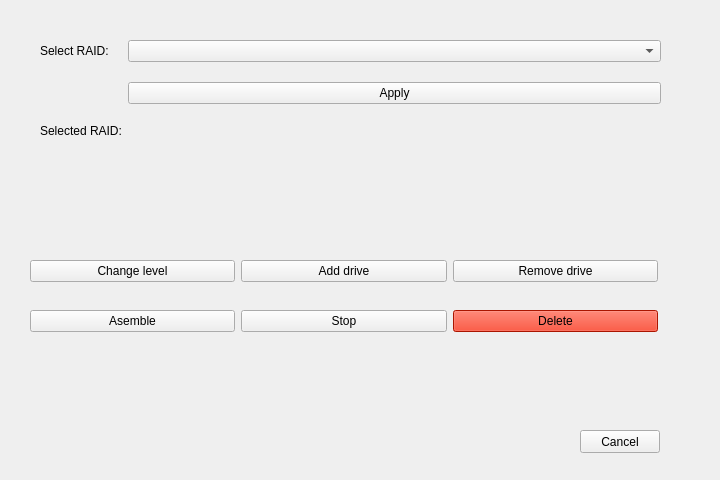
<?xml version="1.0" encoding="UTF-8"?>
<ui version="4.0">
 <class>Edit</class>
 <widget class="QWidget" name="Edit">
  <property name="enabled">
   <bool>true</bool>
  </property>
  <property name="geometry">
   <rect>
    <x>0</x>
    <y>0</y>
    <width>720</width>
    <height>480</height>
   </rect>
  </property>
  <property name="focusPolicy">
   <enum>Qt::FocusPolicy::NoFocus</enum>
  </property>
  <property name="windowTitle">
   <string>Edit a RAID</string>
  </property>
  <property name="locale">
   <locale language="English" country="UnitedStates"/>
  </property>
  <widget class="QWidget" name="formLayoutWidget">
   <property name="geometry">
    <rect>
     <x>40</x>
     <y>40</y>
     <width>621</width>
     <height>151</height>
    </rect>
   </property>
   <layout class="QFormLayout" name="raid_selector">
    <property name="sizeConstraint">
     <enum>QLayout::SizeConstraint::SetDefaultConstraint</enum>
    </property>
    <property name="horizontalSpacing">
     <number>6</number>
    </property>
    <property name="verticalSpacing">
     <number>20</number>
    </property>
    <property name="leftMargin">
     <number>0</number>
    </property>
    <item row="0" column="0">
     <widget class="QLabel" name="select_raid_label">
      <property name="text">
       <string>Select RAID:</string>
      </property>
     </widget>
    </item>
    <item row="0" column="1">
     <widget class="QComboBox" name="select_raid"/>
    </item>
    <item row="1" column="1">
     <widget class="QPushButton" name="apply_button">
      <property name="text">
       <string>Apply</string>
      </property>
     </widget>
    </item>
    <item row="2" column="0">
     <widget class="QLabel" name="selected_raid_label">
      <property name="text">
       <string>Selected RAID:</string>
      </property>
     </widget>
    </item>
    <item row="2" column="1">
     <widget class="QLabel" name="selected_raid">
      <property name="text">
       <string/>
      </property>
     </widget>
    </item>
   </layout>
  </widget>
  <widget class="QWidget" name="row_1" native="true">
   <property name="geometry">
    <rect>
     <x>30</x>
     <y>250</y>
     <width>628</width>
     <height>43</height>
    </rect>
   </property>
   <layout class="QHBoxLayout" name="horizontalLayout">
    <item>
     <widget class="QPushButton" name="change_level_button">
      <property name="text">
       <string>Change level</string>
      </property>
     </widget>
    </item>
    <item>
     <widget class="QPushButton" name="add_drive_button">
      <property name="text">
       <string>Add drive</string>
      </property>
     </widget>
    </item>
    <item>
     <widget class="QPushButton" name="remove_drive_button">
      <property name="text">
       <string>Remove drive</string>
      </property>
     </widget>
    </item>
   </layout>
  </widget>
  <widget class="QWidget" name="row_2" native="true">
   <property name="geometry">
    <rect>
     <x>30</x>
     <y>300</y>
     <width>628</width>
     <height>43</height>
    </rect>
   </property>
   <layout class="QHBoxLayout" name="horizontalLayout_2">
    <item>
     <widget class="QPushButton" name="assemble_button">
      <property name="text">
       <string>Asemble</string>
      </property>
     </widget>
    </item>
    <item>
     <widget class="QPushButton" name="stop_button">
      <property name="text">
       <string>Stop</string>
      </property>
     </widget>
    </item>
    <item>
     <widget class="QPushButton" name="delete_button">
      <property name="palette">
       <palette>
        <active>
         <colorrole role="WindowText">
          <brush brushstyle="SolidPattern">
           <color alpha="255">
            <red>0</red>
            <green>0</green>
            <blue>0</blue>
           </color>
          </brush>
         </colorrole>
         <colorrole role="Button">
          <brush brushstyle="SolidPattern">
           <color alpha="255">
            <red>238</red>
            <green>29</green>
            <blue>0</blue>
           </color>
          </brush>
         </colorrole>
         <colorrole role="Light">
          <brush brushstyle="SolidPattern">
           <color alpha="255">
            <red>255</red>
            <green>121</green>
            <blue>102</blue>
           </color>
          </brush>
         </colorrole>
         <colorrole role="Midlight">
          <brush brushstyle="SolidPattern">
           <color alpha="255">
            <red>246</red>
            <green>75</green>
            <blue>51</blue>
           </color>
          </brush>
         </colorrole>
         <colorrole role="Dark">
          <brush brushstyle="SolidPattern">
           <color alpha="255">
            <red>119</red>
            <green>14</green>
            <blue>0</blue>
           </color>
          </brush>
         </colorrole>
         <colorrole role="Mid">
          <brush brushstyle="SolidPattern">
           <color alpha="255">
            <red>159</red>
            <green>19</green>
            <blue>0</blue>
           </color>
          </brush>
         </colorrole>
         <colorrole role="Text">
          <brush brushstyle="SolidPattern">
           <color alpha="255">
            <red>0</red>
            <green>0</green>
            <blue>0</blue>
           </color>
          </brush>
         </colorrole>
         <colorrole role="BrightText">
          <brush brushstyle="SolidPattern">
           <color alpha="255">
            <red>255</red>
            <green>255</green>
            <blue>255</blue>
           </color>
          </brush>
         </colorrole>
         <colorrole role="ButtonText">
          <brush brushstyle="SolidPattern">
           <color alpha="255">
            <red>0</red>
            <green>0</green>
            <blue>0</blue>
           </color>
          </brush>
         </colorrole>
         <colorrole role="Base">
          <brush brushstyle="SolidPattern">
           <color alpha="255">
            <red>255</red>
            <green>255</green>
            <blue>255</blue>
           </color>
          </brush>
         </colorrole>
         <colorrole role="Window">
          <brush brushstyle="SolidPattern">
           <color alpha="255">
            <red>238</red>
            <green>29</green>
            <blue>0</blue>
           </color>
          </brush>
         </colorrole>
         <colorrole role="Shadow">
          <brush brushstyle="SolidPattern">
           <color alpha="255">
            <red>0</red>
            <green>0</green>
            <blue>0</blue>
           </color>
          </brush>
         </colorrole>
         <colorrole role="AlternateBase">
          <brush brushstyle="SolidPattern">
           <color alpha="255">
            <red>246</red>
            <green>142</green>
            <blue>127</blue>
           </color>
          </brush>
         </colorrole>
         <colorrole role="ToolTipBase">
          <brush brushstyle="SolidPattern">
           <color alpha="255">
            <red>255</red>
            <green>255</green>
            <blue>220</blue>
           </color>
          </brush>
         </colorrole>
         <colorrole role="ToolTipText">
          <brush brushstyle="SolidPattern">
           <color alpha="255">
            <red>0</red>
            <green>0</green>
            <blue>0</blue>
           </color>
          </brush>
         </colorrole>
         <colorrole role="PlaceholderText">
          <brush brushstyle="SolidPattern">
           <color alpha="127">
            <red>0</red>
            <green>0</green>
            <blue>0</blue>
           </color>
          </brush>
         </colorrole>
         <colorrole role="Accent">
          <brush brushstyle="SolidPattern">
           <color alpha="255">
            <red>255</red>
            <green>255</green>
            <blue>255</blue>
           </color>
          </brush>
         </colorrole>
        </active>
        <inactive>
         <colorrole role="WindowText">
          <brush brushstyle="SolidPattern">
           <color alpha="255">
            <red>0</red>
            <green>0</green>
            <blue>0</blue>
           </color>
          </brush>
         </colorrole>
         <colorrole role="Button">
          <brush brushstyle="SolidPattern">
           <color alpha="255">
            <red>238</red>
            <green>29</green>
            <blue>0</blue>
           </color>
          </brush>
         </colorrole>
         <colorrole role="Light">
          <brush brushstyle="SolidPattern">
           <color alpha="255">
            <red>255</red>
            <green>121</green>
            <blue>102</blue>
           </color>
          </brush>
         </colorrole>
         <colorrole role="Midlight">
          <brush brushstyle="SolidPattern">
           <color alpha="255">
            <red>246</red>
            <green>75</green>
            <blue>51</blue>
           </color>
          </brush>
         </colorrole>
         <colorrole role="Dark">
          <brush brushstyle="SolidPattern">
           <color alpha="255">
            <red>119</red>
            <green>14</green>
            <blue>0</blue>
           </color>
          </brush>
         </colorrole>
         <colorrole role="Mid">
          <brush brushstyle="SolidPattern">
           <color alpha="255">
            <red>159</red>
            <green>19</green>
            <blue>0</blue>
           </color>
          </brush>
         </colorrole>
         <colorrole role="Text">
          <brush brushstyle="SolidPattern">
           <color alpha="255">
            <red>0</red>
            <green>0</green>
            <blue>0</blue>
           </color>
          </brush>
         </colorrole>
         <colorrole role="BrightText">
          <brush brushstyle="SolidPattern">
           <color alpha="255">
            <red>255</red>
            <green>255</green>
            <blue>255</blue>
           </color>
          </brush>
         </colorrole>
         <colorrole role="ButtonText">
          <brush brushstyle="SolidPattern">
           <color alpha="255">
            <red>0</red>
            <green>0</green>
            <blue>0</blue>
           </color>
          </brush>
         </colorrole>
         <colorrole role="Base">
          <brush brushstyle="SolidPattern">
           <color alpha="255">
            <red>255</red>
            <green>255</green>
            <blue>255</blue>
           </color>
          </brush>
         </colorrole>
         <colorrole role="Window">
          <brush brushstyle="SolidPattern">
           <color alpha="255">
            <red>238</red>
            <green>29</green>
            <blue>0</blue>
           </color>
          </brush>
         </colorrole>
         <colorrole role="Shadow">
          <brush brushstyle="SolidPattern">
           <color alpha="255">
            <red>0</red>
            <green>0</green>
            <blue>0</blue>
           </color>
          </brush>
         </colorrole>
         <colorrole role="AlternateBase">
          <brush brushstyle="SolidPattern">
           <color alpha="255">
            <red>246</red>
            <green>142</green>
            <blue>127</blue>
           </color>
          </brush>
         </colorrole>
         <colorrole role="ToolTipBase">
          <brush brushstyle="SolidPattern">
           <color alpha="255">
            <red>255</red>
            <green>255</green>
            <blue>220</blue>
           </color>
          </brush>
         </colorrole>
         <colorrole role="ToolTipText">
          <brush brushstyle="SolidPattern">
           <color alpha="255">
            <red>0</red>
            <green>0</green>
            <blue>0</blue>
           </color>
          </brush>
         </colorrole>
         <colorrole role="PlaceholderText">
          <brush brushstyle="SolidPattern">
           <color alpha="127">
            <red>0</red>
            <green>0</green>
            <blue>0</blue>
           </color>
          </brush>
         </colorrole>
         <colorrole role="Accent">
          <brush brushstyle="SolidPattern">
           <color alpha="255">
            <red>255</red>
            <green>255</green>
            <blue>255</blue>
           </color>
          </brush>
         </colorrole>
        </inactive>
        <disabled>
         <colorrole role="WindowText">
          <brush brushstyle="SolidPattern">
           <color alpha="255">
            <red>119</red>
            <green>14</green>
            <blue>0</blue>
           </color>
          </brush>
         </colorrole>
         <colorrole role="Button">
          <brush brushstyle="SolidPattern">
           <color alpha="255">
            <red>238</red>
            <green>29</green>
            <blue>0</blue>
           </color>
          </brush>
         </colorrole>
         <colorrole role="Light">
          <brush brushstyle="SolidPattern">
           <color alpha="255">
            <red>255</red>
            <green>121</green>
            <blue>102</blue>
           </color>
          </brush>
         </colorrole>
         <colorrole role="Midlight">
          <brush brushstyle="SolidPattern">
           <color alpha="255">
            <red>246</red>
            <green>75</green>
            <blue>51</blue>
           </color>
          </brush>
         </colorrole>
         <colorrole role="Dark">
          <brush brushstyle="SolidPattern">
           <color alpha="255">
            <red>119</red>
            <green>14</green>
            <blue>0</blue>
           </color>
          </brush>
         </colorrole>
         <colorrole role="Mid">
          <brush brushstyle="SolidPattern">
           <color alpha="255">
            <red>159</red>
            <green>19</green>
            <blue>0</blue>
           </color>
          </brush>
         </colorrole>
         <colorrole role="Text">
          <brush brushstyle="SolidPattern">
           <color alpha="255">
            <red>119</red>
            <green>14</green>
            <blue>0</blue>
           </color>
          </brush>
         </colorrole>
         <colorrole role="BrightText">
          <brush brushstyle="SolidPattern">
           <color alpha="255">
            <red>255</red>
            <green>255</green>
            <blue>255</blue>
           </color>
          </brush>
         </colorrole>
         <colorrole role="ButtonText">
          <brush brushstyle="SolidPattern">
           <color alpha="255">
            <red>119</red>
            <green>14</green>
            <blue>0</blue>
           </color>
          </brush>
         </colorrole>
         <colorrole role="Base">
          <brush brushstyle="SolidPattern">
           <color alpha="255">
            <red>238</red>
            <green>29</green>
            <blue>0</blue>
           </color>
          </brush>
         </colorrole>
         <colorrole role="Window">
          <brush brushstyle="SolidPattern">
           <color alpha="255">
            <red>238</red>
            <green>29</green>
            <blue>0</blue>
           </color>
          </brush>
         </colorrole>
         <colorrole role="Shadow">
          <brush brushstyle="SolidPattern">
           <color alpha="255">
            <red>0</red>
            <green>0</green>
            <blue>0</blue>
           </color>
          </brush>
         </colorrole>
         <colorrole role="AlternateBase">
          <brush brushstyle="SolidPattern">
           <color alpha="255">
            <red>238</red>
            <green>29</green>
            <blue>0</blue>
           </color>
          </brush>
         </colorrole>
         <colorrole role="ToolTipBase">
          <brush brushstyle="SolidPattern">
           <color alpha="255">
            <red>255</red>
            <green>255</green>
            <blue>220</blue>
           </color>
          </brush>
         </colorrole>
         <colorrole role="ToolTipText">
          <brush brushstyle="SolidPattern">
           <color alpha="255">
            <red>0</red>
            <green>0</green>
            <blue>0</blue>
           </color>
          </brush>
         </colorrole>
         <colorrole role="PlaceholderText">
          <brush brushstyle="SolidPattern">
           <color alpha="127">
            <red>119</red>
            <green>14</green>
            <blue>0</blue>
           </color>
          </brush>
         </colorrole>
         <colorrole role="Accent">
          <brush brushstyle="SolidPattern">
           <color alpha="255">
            <red>255</red>
            <green>79</green>
            <blue>54</blue>
           </color>
          </brush>
         </colorrole>
        </disabled>
       </palette>
      </property>
      <property name="text">
       <string>Delete</string>
      </property>
     </widget>
    </item>
   </layout>
  </widget>
  <widget class="QPushButton" name="cancel_button">
   <property name="geometry">
    <rect>
     <x>580</x>
     <y>430</y>
     <width>80</width>
     <height>23</height>
    </rect>
   </property>
   <property name="text">
    <string>Cancel</string>
   </property>
  </widget>
 </widget>
 <resources/>
 <connections/>
</ui>
